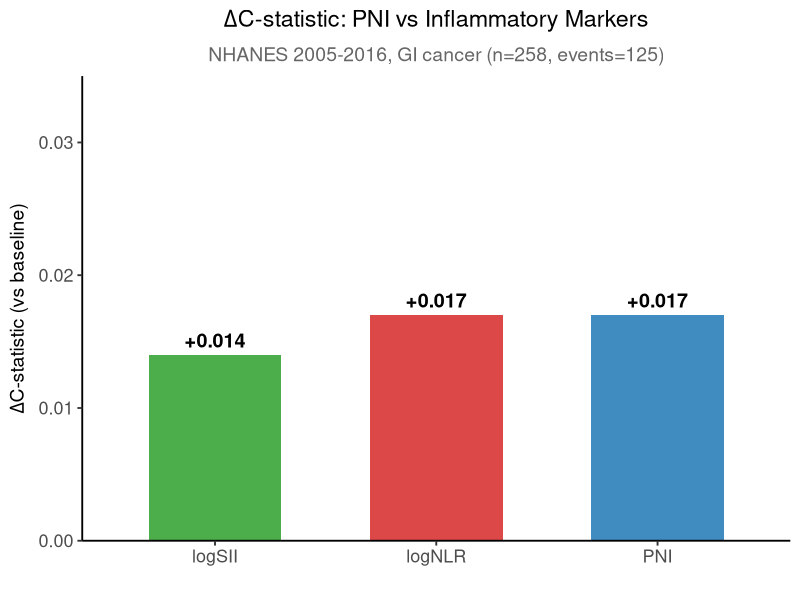
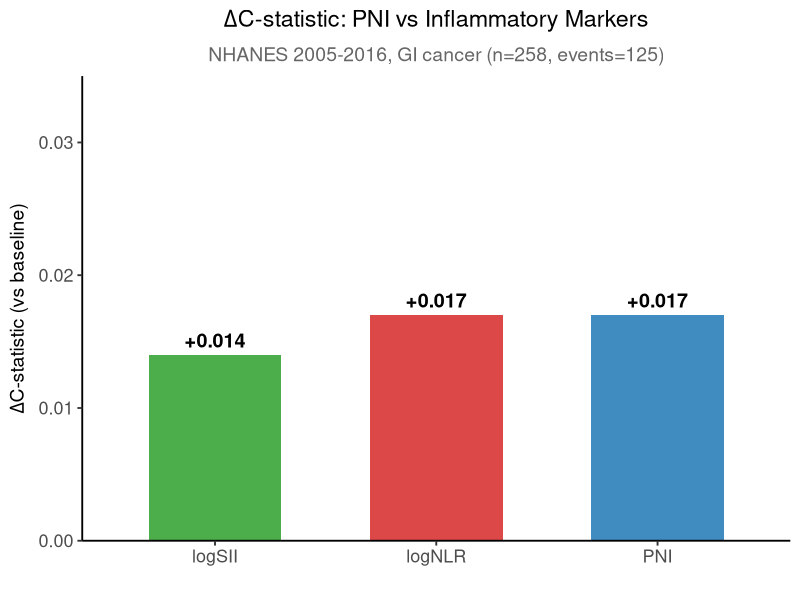
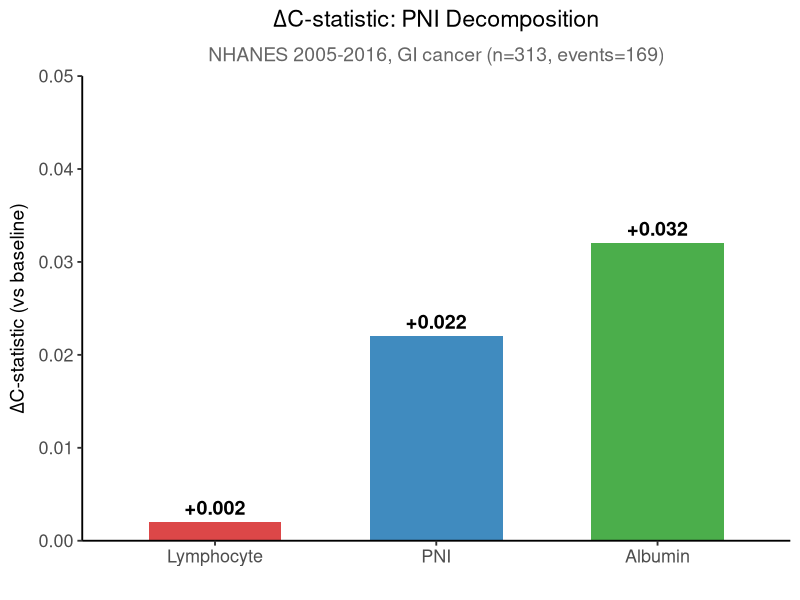
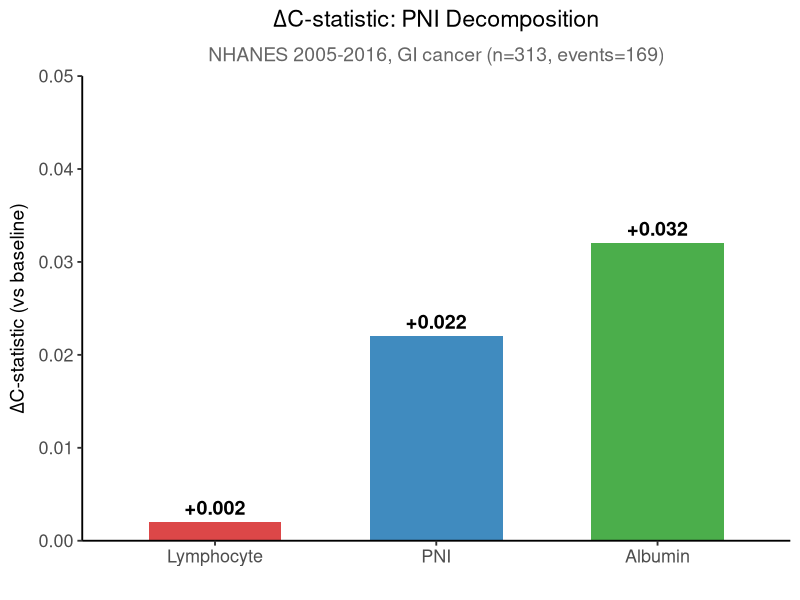

The R source for these figures, in order:
# -- fig9_fig10_generate.R
# Figure 9: PNI vs NLR vs SII (ΔC-stat)
# Figure 10: PNI decomposition — Albumin vs PNI vs Lymphocyte (ΔC-stat)
# Values from bootstrap C-stat (2000 reps, bootstrap CI) in 04_revision_sensitivity.R

library(ggplot2)
FIG_DIR <- normalizePath("figures/gi_analysis")

# -- Figure 9 data (from nlr_sii_extract.R + main analysis) --
# Manuscript: +0.017 for PNI, +0.017 for logNLR, +0.014 for logSII
fig9 <- data.frame(
  Index = c("PNI", "logNLR", "logSII"),
  DeltaCstat = c(0.017, 0.017, 0.014)
)

# -- Figure 10 data (from sensitivity_pni_decomposition.csv bootstrap) --
fig10 <- data.frame(
  Index = c("Albumin", "PNI", "Lymphocyte"),
  DeltaCstat = c(0.032, 0.022, 0.002)
)

# === FIGURE 9 ===
p9 <- ggplot(fig9, aes(x = reorder(Index, DeltaCstat), y = DeltaCstat, fill = Index)) +
  geom_col(width = 0.6, alpha = 0.85) +
  geom_text(aes(label = sprintf("+%.3f", DeltaCstat)), vjust = -0.5, size = 5, fontface = "bold") +
  scale_fill_manual(values = c("PNI" = "#1F77B4", "logNLR" = "#D62728", "logSII" = "#2CA02C"), guide = "none") +
  scale_y_continuous(limits = c(0, 0.035), expand = c(0, 0)) +
  labs(title = expression(Delta*"C-statistic: PNI vs Inflammatory Markers"),
       subtitle = "NHANES 2005-2016, GI cancer (n=258, events=125)",
       x = "", y = expression(Delta*"C-statistic (vs baseline)")) +
  theme_classic(base_size = 14) +
  theme(plot.title = element_text(face = "bold", hjust = 0.5),
        plot.subtitle = element_text(hjust = 0.5, color = "grey40"),
        axis.text = element_text(size = 13))

ggsave(file.path(FIG_DIR, "fig9_inflammatory_comparison.pdf"), p9, width = 6, height = 5)
ggsave(file.path(FIG_DIR, "fig9_inflammatory_comparison.png"), p9, width = 6, height = 5, dpi = 300)
cat("Figure 9 saved.\n")

# === FIGURE 10 ===
p10 <- ggplot(fig10, aes(x = factor(Index, levels = c("Lymphocyte", "PNI", "Albumin")),
                          y = DeltaCstat, fill = Index)) +
  geom_col(width = 0.6, alpha = 0.85) +
  geom_text(aes(label = sprintf("+%.3f", DeltaCstat)), vjust = -0.5, size = 5, fontface = "bold") +
  scale_fill_manual(values = c("Albumin" = "#2CA02C", "PNI" = "#1F77B4", "Lymphocyte" = "#D62728"), guide = "none") +
  scale_y_continuous(limits = c(0, 0.05), expand = c(0, 0)) +
  labs(title = expression(Delta*"C-statistic: PNI Decomposition"),
       subtitle = "NHANES 2005-2016, GI cancer (n=313, events=169)",
       x = "", y = expression(Delta*"C-statistic (vs baseline)")) +
  theme_classic(base_size = 14) +
  theme(plot.title = element_text(face = "bold", hjust = 0.5),
        plot.subtitle = element_text(hjust = 0.5, color = "grey40"),
        axis.text = element_text(size = 13))

ggsave(file.path(FIG_DIR, "fig10_decomposition.pdf"), p10, width = 6, height = 5)
ggsave(file.path(FIG_DIR, "fig10_decomposition.png"), p10, width = 6, height = 5, dpi = 300)
cat("Figure 10 saved.\n")
